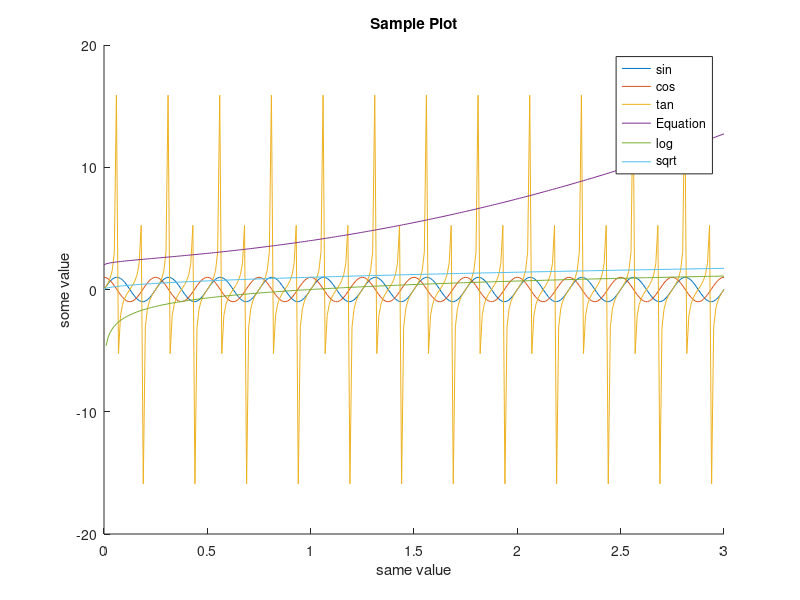

Write the MATLAB code that produced this figure.
t =[0:0.01:3];
y1 = sin(2*pi*4*t);
y2 = cos(2*pi*4*t);
y3 = tan(2*pi*4*t)
y4 = t .^2 + t .^0.5 + 2;
y5 = log(t);
y6 = sqrt(t)
hold on;
plot(t,y1);
plot(t,y2);
plot(t,y3);
plot(t,y4);
plot(t,y5);
plot(t,y6); # Plots all the equation in the same graph
xlabel('same value');
ylabel('some value');
legend ('sin','cos','tan','Equation','log','sqrt');
title('Sample Plot');
print -dpng 'Sample Plot.png';
#figure(1); plot(t,y1); #Get seperate plots
#figure(2); plot(t,y2);
#figure(3); plot(t,y3);
#figure(4); plot(t,y4);
#figure(5); plot(t,y5);
#figure(6); plot(t,y6);
subplot (2,3,1)  # divides the plot to a 2X3 grip and access the first element
plot(t,y1);
subplot (2,3,2)
plot(t,y2);
subplot (2,3,3)
plot(t,y3);
subplot (2,3,4)
plot(t,y4);
subplot (2,3,5)
plot(t,y5);
subplot (2,3,6)
plot(t,y6);
axis([0.5 1 -1 1]) # sets the axis range for the above plot
clf;
z = magic(5)
imagesc(z)
imagesc(z), colorbar;
#imagesc(z), colorbar, colormap gray; # Plots values as different color
q=1,w=2,e=3 ## Comma Chaining of commands